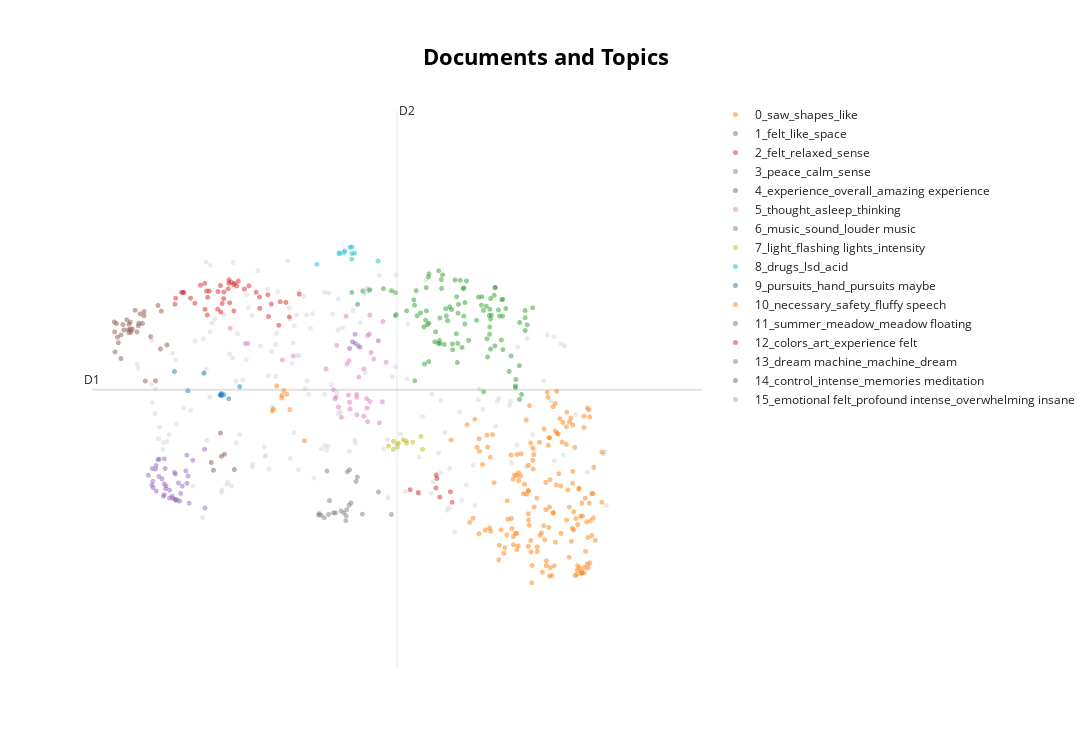

The code cell stored with this chart in its notebook:
### Code cell
topic_model.visualize_documents(docs, 
                                reduced_embeddings=reduced_embeddings,
                                hide_annotations=True, 
                                hide_document_hover=False, 
                                custom_labels=True)

### Figure 1 — Plotly figure (JSON) as saved in the notebook; plotly's stock layout.template omitted (floating-point values rounded to 4 significant figures; data arrays with more than 128 entries replaced by an {"elided": "..."} marker saying what was removed)
{"data": [{"hoverinfo": "text", "hovertext": {"elided": "171 str values"}, "marker": {"color": "#CFD8DC", "opacity": 0.5, "size": 5}, "mode": "markers+text", "name": "other", "showlegend": false, "type": "scattergl", "x": {"elided": "171 float values"}, "y": {"elided": "171 float values"}}, {"hoverinfo": "text", "hovertext": {"elided": "163 str values"}, "marker": {"opacity": 0.5, "size": 5}, "mode": "markers+text", "name": "0_saw_shapes_like", "text": {"elided": "163 str values"}, "textfont": {"size": 12}, "type": "scattergl", "x": {"elided": "163 float values"}, "y": {"elided": "163 float values"}}, {"hoverinfo": "text", "hovertext": ["I saw a map of London, I walked through New York, I was floating in space like a star or angel and floating through my past memories, forgiving myself for having ever felt sad or numb.", "I felt a confusing sense of place, a familiar place, like my grandmother's basement, or a train station, but I couldn't place it.", "My feet feel a bit floaty.", "I felt that God's light shone upon me and that I was going back to the beginning of the universe, the Big Bang, and seeing creatures in microcosm—at a cellular level—as well as planets and stars.", "Felt being pulled through a vortex of time, waiting to awake in a different dimension!", "I felt like people, things, surroundings were closing in on me from all sides and it made me jump and grab my chest.", "It was like flying and crashing through different dimensions.", "I imagine I would go on a similar journey when I transition to the other realms.", "I was hurtling through space and time at a speed I couldn't determine.", "I was in a desert and there were figures moving across the dunes; then I was underwater among the whales.", "I was in another world.", "Then I began to float through a tunnel filled with bright red and blue light into outer space or some other dimension.", "I felt as if I were in outer space or as if I was experiencing a transition after death.", "At the end of the journey, I was back to Earth, floating in dark blue, purple water.", "I wanted to stay in that space and see more of those worlds.", "Me in a spaceship travelling so fast I felt I was leaving my body behind.", "I felt like I was looking across the Universe beyond any realm of experience.", "I felt like I was in my parents' house but couldn't figure out which room.", "Sometimes it felt and looked like wormholes.", "I dreamt myself as a harbinger of the new planet, shaping the world with life and equity.", "My body felt heavy with a sense of sinking down, but at the same time I was flying forward.", "Also, at the end, the depths of the ocean.", "A sense of travelling along a galaxy highway towards the end.", "I thought of the universe; it felt like I was moving, moving to the centre, drawn in.", "Felt like I was on that boat in Charlie and the Chocolate Factory.", "As if taken through alternate realities by an unintelligible but considerate guide!", "Then, all of a sudden, I felt like I was disembodied; a huge wave of euphoria took over, and I felt like I was totally free.", "One was the ocean; another, a house in grass fields near cliffs next to the ocean; another, I was approaching Heaven; and one of the last ones was at Walworth Road.", "Travelling through space.", "Flying through space at incredible speed.", "A portal moving towards me, away from me, through me, fractaling into everything.", "Entry into another universe", "At one point I felt like I was flying.", "The Earth falling into the Sun at least once.", "I felt at one point that I saw someone leave the room (like a dream); also, we all lifted up and spiraled like a waltzer.", "At times it felt like I was back in the womb.", "I also felt like seeing the origin of our galaxy and trying to understand the meaning of life.", "In a web of gold against the dark of the universe, I saw energy, the connection between all things.", "I knew where I was, but felt this strong pull to this other familiar place just beyond my remembering.", "I felt in clouds, holding my breath.", "A sense of expansion, moving towards something.", "It was like I was travelling between dimensions.", "Space, even if I've never been physically there.", "I felt like I experienced the Big Bang and everything since.", "Like I was being dragged along a space portal or tunnel at a very high speed.", "I dissolved into light.", "It kind of felt like dying, reincarnating, and starting life again.", "Feeling like I was transported or moving.", "I then felt like I was in my old house (shared with an ex) and walking on my daily commute towards my old front door.", "I felt like I was walking with my dog.", "Falling and then being lifted through tunnels, I felt I was ascending to the warmth of the sun, and then I saw the waters moving on the face of the earth, covering all, into deepness and outside of time.", "Felt similar to being in an MRI machine.", "It felt like Vasarely was flying my brain through space into the warm sunset.", "I often felt connected to space, as in floating weightless, surrounded by millions of stars.", "It was like riding Willy Wonka's boat through the crazy tunnels in Charlie and the Chocolate Factory.", "When a sense of what is happening seems to arrive, the vision vibrates and the sense leaves.", "My brain automatically reached for the details that prove this wasn't \"real\", and I felt very much present.", "Then I jumped into my own bloodstream; I could see the red blood cells travelling in its flow with me; I could almost feel the warmth of my own blood as I floated and flowed in it.", "A loss of sense of time, images that weren't images.", "Approaching the sun and its heat.", "Felt my body was being lifted and travelling through the universe.", "I was pure and full of electricity.", "I flew over cities and deserts; at one point I was flying close to the ground with a herd of elephants.", "So I dropped into the body to feel more.", "I experienced absolute chaos which mirrors how I'm currently feeling.", "It felt like the circle of life, a soul leaving and returning.", "Felt out of my body—in fact, off planet Earth—like I took a trip into space", "Being in a busy airport waiting area, then landing in Egypt.", "I got lost; my body disappeared and came back.", "I could walk around the room and almost reach out; it felt like I was there in my memory looking back at the places.", "Feeling of motion from floating, looking up at the sky, to looking down beneath me, to flying forwards then backwards through a tunnel.", "Towards the end, I felt like I was slowly floating upwards.", "A sense of moving through a portal, being transported.", "Towards the end, I went to space.", "I was riding a ray of some sort flying over a barren Icelandic desert.", "Reminiscent of 2001 and the stargate.", "At one point, the sky immersed me like I was skydiving again.", "I felt incredibly small, and had the weight of existence over me like a heavy blanket.", "I very suddenly felt like I had been shot into the air, travelling up through time and space.", "I was moved by a wild tide of atomic energy, converging around all of us.", "Then I was spinning through the universe.", "It was as if I was moving through a portal through time and space.", "I was on a rollercoaster into the sun.", "A time and a place that seem to have happened but has yet to come.", "A swim in the deep ocean.", "My arms were weightless, and parts of my body felt distant or unrecognisable.", "The take-off was intense and scary, but at the end I was floating peacefully in orbit with the glow of the Earth below me.", "It crescendoed into a cacophony of sound and light where I reached a state of full awareness.", "I felt like I was on a journey through space riding in a kaleidoscope... it was an out-of-body experience on occasion, and I felt a spinning sensation and like I could see galaxies and star clusters all around my invisible kaleidospacecraft.", "I wish to belong there with someone I really loved and missed...", "Like I was particles or a star emitting light into space.", "Overwhelming, vast space, and I was insignificant.", "Or traveling at great speed through time.", "A bird flying out of the Earth's atmosphere and into space.", "I felt as though I was experiencing the formation of the solar system and the Earth...a place of warmth and light arising out of dust and spinning chaos, suspended in an infinite void."], "marker": {"opacity": 0.5, "size": 5}, "mode": "markers+text", "name": "1_felt_like_space", "text": ["", "", "", "", "", "", "", "", "", "", "", "", "", "", "", "", "", "", "", "", "", "", "", "", "", "", "", "", "", "", "", "", "", "", "", "", "", "", "", "", "", "", "", "", "", "", "", "", "", "", "", "", "", "", "", "", "", "", "", "", "", "", "", "", "", "", "", "", "", "", "", "", "", "", "", "", "", "", "", "", "", "", "", "", "", "", "", "", "", "", "", "", "", "", ""], "textfont": {"size": 12}, "type": "scattergl", "x": [5.706, 5.614, 5.478, 5.554, 5.753, 5.314, 6.074, 5.425, 6.261, 6.218, 6.201, 6.325, 5.304, 6.361, 5.563, 5.912, 5.823, 5.385, 6.36, 5.666, 5.646, 6.346, 6.051, 5.611, 5.89, 6.31, 4.567, 6.182, 6.628, 6.719, 6.217, 6.227, 5.857, 6.652, 5.219, 4.698, 5.614, 5.766, 5.484, 5.632, 5.878, 6.109, 5.692, 5.445, 6.351, 5.827, 4.779, 5.684, 5.455, 5.635, 6.207, 4.636, 5.902, 5.831, 6.218, 5.432, 5.097, 5.6, 5.315, 6.628, 5.836, 5.763, 6.269, 5.485, 5.085, 4.942, 5.451, 6.175, 5.333, 5.344, 5.814, 5.796, 5.899, 6.276, 6.364, 6.563, 5.931, 5.04, 6.113, 5.596, 6.132, 6.166, 6.205, 5.957, 6.46, 5.089, 6.268, 5.482, 5.911, 5.732, 6.209, 5.466, 6.398, 6.628, 5.81], "y": [12.39, 12.43, 13.04, 12.08, 12.56, 12.62, 12.74, 12.3, 12.77, 11.97, 12.47, 12.46, 12.7, 12.71, 12.23, 12.66, 11.77, 12.51, 12.46, 12.04, 13.07, 12.11, 12.4, 12.1, 12.87, 12.55, 12.81, 11.86, 12.54, 12.59, 12.42, 12.48, 12.99, 12.33, 12.54, 12.83, 12.05, 11.96, 12.36, 13.0, 12.0, 12.62, 12.46, 12.4, 12.7, 12.06, 12.85, 12.57, 12.54, 12.87, 12.3, 12.64, 12.88, 12.5, 12.72, 11.75, 12.49, 13.13, 11.5, 12.25, 12.64, 12.05, 12.02, 13.09, 12.47, 12.87, 12.88, 12.12, 12.84, 12.47, 12.75, 13.0, 12.46, 12.89, 11.96, 12.37, 12.98, 12.84, 12.75, 12.06, 12.55, 12.61, 12.19, 12.1, 11.87, 12.81, 12.88, 11.79, 12.35, 12.6, 12.56, 12.34, 12.58, 12.44, 12.2]}, {"hoverinfo": "text", "hovertext": ["In the end, I felt at home, a deep sense of warm, loving embrace, like being in mother's womb.", "Throughout I felt calm but exalted.", "I left feeling profoundly moved and very tearful.", "I felt relaxed, safe, and excited at the start of the experience.", "It felt like coming home.", "It was comforting, and while I felt small and insignificant, I also felt free and powerful.", "I felt a profound sense of relaxation I have never experienced.", "I feel amazed as I saw a friend from the past who was free by a field on a green hill, which made me weep with joy, and I saw the poverty of my forebears and loved and thanked them.", "I felt hopeful.", "Rather than a negative experience, I felt relief and comforted by it.", "The experience felt almost transformative.", "I felt very peaceful, euphoric, with a sense of wonder and awe.", "I felt warm and cold sensations in my hands at one point and was very relaxed and sleepy by the end.", "It felt close to a religious experience, and profoundly moving and elating.", "I felt we were journeying together.", "It felt like my brain was being massaged.", "I remembered some difficult experiences during, but afterwards I felt euphoric.", "I felt an overwhelming sense of euphoria and love for everyone in the room.", "I was on a journey; I was relaxed and not a bit worried, as if I knew I would be safe.", "No difference between me and what was happening.", "I went back to many hard and mostly beautiful memories without prompting them at all.", "I was a little afraid at first, but it was good to get in touch with my fear and just feel it.", "I worried it might give me a headache, but it didn't.", "It was quite satisfying.", "It made me feel positive and as though something is guiding me.", "I find myself feeling peaceful and present, like back then.", "I was scared at first but calmed down after a while.", "I felt elated and completely peaceful and found myself smiling broadly at these moments.", "It transported me into memories, having a deeper connection than ever before.", "It was very relaxing, and when I fully opened my eyes I felt refreshed and new.", "I was emotionally moved.", "Immense comfort, even when much of the experience was frantic.", "First there was resistance; once this was gone, there was bliss.", "I felt very relaxed and comfortable.", "I think it helped me process some of the trauma I had with drug use.", "I found the experience very moving and emotional.", "I didn't feel in control and wondered how this would be positive.", "I felt a range of emotions; sometimes I wanted to laugh and sometimes I felt more of a deep sexual feeling.", "It's the most comfort I've ever felt, and it was magical.", "I also felt happy and smiled at certain points, which was quite weird.", "I felt a deep connection with humankind and an overwhelming sense of peace.", "Definitely easy to be in the moment.", "As the experience intensified, I felt euphoric and emotional.", "I wonder if it didn't work because I was too tall for the chair."], "marker": {"opacity": 0.5, "size": 5}, "mode": "markers+text", "name": "2_felt_relaxed_sense", "text": ["", "", "", "", "", "", "", "", "", "", "", "", "", "", "", "", "", "", "", "", "", "", "", "", "", "", "", "", "", "", "", "", "", "", "", "", "", "", "", "", "", "", "", ""], "textfont": {"size": 12}, "type": "scattergl", "x": [3.006, 2.873, 3.01, 2.473, 2.767, 3.161, 3.098, 3.131, 2.976, 3.172, 3.043, 3.199, 3.942, 2.972, 3.106, 3.473, 3.027, 3.29, 2.561, 3.825, 2.822, 3.699, 3.611, 2.854, 3.343, 2.841, 3.576, 2.819, 3.431, 2.701, 3.164, 2.464, 3.047, 2.542, 3.106, 2.849, 3.569, 3.715, 2.649, 3.783, 3.219, 2.57, 3.115, 3.471], "y": [12.91, 12.83, 12.52, 12.73, 12.92, 12.93, 12.87, 12.97, 12.83, 12.95, 12.72, 12.91, 12.79, 12.56, 13.0, 12.58, 12.65, 12.86, 12.81, 12.45, 12.56, 12.33, 12.64, 12.74, 12.91, 12.83, 12.45, 12.95, 12.82, 12.65, 12.54, 12.64, 12.82, 12.81, 12.95, 12.48, 12.78, 12.67, 12.73, 12.66, 12.98, 12.81, 12.66, 12.74]}, {"hoverinfo": "text", "hovertext": ["Calm and safe.", "Sometimes wrestling between the two.", "A sense of calm.", "A safe, healthy, groovy drug-free trip.", "A feeling of being in a cocoon, in the womb.", "Being: immersed; calm; and thrilled.", "An incredible sensory experience with a huge feeling of calm and peace.", "Great sense of adventure and well-being; I was the traveler and welcome on their peaceful world.", "Peace\nSunlight\nTrue", "A great sense of calm and belonging.", "Pleasure & intrigue.", "A calm, peaceful state.", "Calm serenity, flashback emotions.", "An intensity of connection, vastness, spaciousness, loving awareness.", "Relaxation, calm, and curiosity.", "Nostalgia and peace.", "A bubbling of freedom.", "Happiness,\nJoy,\nAdventure.", "Peacefulness and guidance.", "Calm and serene and not frightening.", "A feeling of peace and tranquility.", "Joy and relaxation", "A peaceful experience.", "Relaxing and reflective; worries stopped, put in proportion.", "Connection to an inner peace.", "Technology and humans.", "Utter peace and happiness.", "Tess is very calming.", "Amazing sense of peace and positivity.", "Sense of comfort.", "Deep relaxation and a sense of hope.", "Peace, tranquility, joy, stimulation, arousal.", "Overarching truth and love.", "Peace and contentment.", "Chaos and stillness.", "A zen experience", "Life after retirement.", "Optimism and escapism.", "A really pleasant and relaxing sensation.", "Motivation, progress and purpose."], "marker": {"opacity": 0.5, "size": 5}, "mode": "markers+text", "name": "3_peace_calm_sense", "text": ["", "", "", "", "", "", "", "", "", "", "", "", "", "", "", "", "", "", "", "", "", "", "", "", "", "", "", "", "", "", "", "", "", "", "", "", "", "", "", ""], "textfont": {"size": 12}, "type": "scattergl", "x": [2.148, 2.338, 2.274, 2.201, 2.816, 2.677, 2.277, 2.242, 2.338, 2.353, 2.36, 2.337, 2.459, 2.62, 2.506, 2.472, 2.348, 2.441, 2.4, 2.233, 2.312, 2.552, 2.194, 2.47, 2.533, 2.822, 2.19, 2.241, 2.205, 2.4, 2.594, 2.431, 2.469, 2.328, 2.608, 2.263, 2.633, 2.52, 2.605, 2.49], "y": [10.11, 10.35, 10.09, 10.01, 10.49, 10.33, 10.34, 9.869, 9.817, 9.906, 9.948, 9.977, 10.15, 10.09, 9.991, 9.738, 10.2, 9.764, 9.765, 10.2, 10.05, 9.942, 10.2, 10.12, 9.836, 9.619, 9.958, 10.25, 9.923, 9.883, 10.17, 9.793, 9.744, 9.795, 9.985, 10.34, 9.69, 9.722, 10.4, 9.736]}, {"hoverinfo": "text", "hovertext": ["It was a wonderful experience I wasn't expecting.", "Very ecstatic experience that I wished would never end.", "Amazing experience though.", "I came and experienced the experience you set up.", "Lovely experience overall.", "Fascinating experience with great therapeutic potential.", "Lovely experience overall.", "I've visited three times and had a different experience.", "It was a beautiful experience.", "Lots of uncertainty, but it went okay.", "Awesome experience and not what I expected.", "This is my 7th visit.", "This is my second time.", "This is a truly amazing experience.", "Thank you for creating it.", "Overall, it was an amazing experience.", "I wish I could do it again.", "I want to do it again!", "Very interesting experience.", "A perfectly cromulent experience", "Was an interesting experience, and afterward I felt relaxed.", "It is an unique experience I won't forget.", "Awesome experience, so much more than I expected.", "I am amazed; never experienced something equal.", "Thank you; it was very interesting.", "Still a really cool experience!", "I am beyond words...", "My thoughts on this is I felt safe and fun.", "More DMs please!", "Not as good as doing loads of ket but still decent.", "The first one was better because I felt relaxed and I got ideas.", "Overall an enjoyable and relaxing experience.", "Thanks for the experience."], "marker": {"opacity": 0.5, "size": 5}, "mode": "markers+text", "name": "4_experience_overall_amazing experience", "text": ["", "", "", "", "", "", "", "", "", "", "", "", "", "", "", "", "", "", "", "", "", "", "", "", "", "", "", "", "", "", "", "", ""], "textfont": {"size": 12}, "type": "scattergl", "x": [1.958, 2.029, 1.768, 1.822, 1.916, 2.112, 1.845, 1.748, 2.035, 2.098, 1.857, 1.919, 2.012, 1.907, 1.751, 1.935, 2.369, 2.292, 1.791, 1.891, 2.097, 1.943, 1.932, 2.078, 1.821, 1.743, 2.176, 2.262, 2.233, 2.051, 2.303, 1.991, 1.781], "y": [12.27, 12.32, 12.35, 12.18, 12.34, 11.5, 12.34, 12.23, 12.36, 12.53, 12.26, 12.21, 12.23, 12.26, 11.93, 12.37, 12.03, 11.97, 12.07, 12.41, 12.47, 12.23, 12.27, 12.35, 11.83, 12.37, 12.16, 12.62, 11.5, 12.49, 12.54, 12.55, 12.15]}, {"hoverinfo": "text", "hovertext": ["I did not have profound thoughts during the experience but rather almost fell asleep in a dreamlike way.", "Similar stuff to what I normally think about.", "I was aware when I started to follow my train of thought I was maybe going deeper into myself and I didn't see as much of the imagery as when I was concentrating on the colours and the shapes.", "I am also dyslexic, and it was interesting to experience as a neurodivergent-brained person.", "But then I just dozed off.", "And then my mind checked out and my subconscious took over and started talking.", "I had short dreams.", "As the lights started and gradually built, I moved between states of mindfulness and being distracted by everyday thoughts.", "I also felt sleep for a bit and I was thinking of my partner, who I could visualize.", "If I do, I will try and meditate beforehand as I still had racing thoughts interrupting me.", "Thought about how I was feeling and that there were people around me and how it made me feel vulnerable.", "I spent a lot of time thinking about the way I experience the world sensorily and whether it is 'normal' compared to other people.", "I found myself lost in thought near the end, and stopped being aware of visual experience and just thought about stuff.", "I thought throughout I was visualising my own body, specifically my head.", "But then I found I could shut it out if I wanted and was able to relax—almost falling asleep at times.", "Also same with unsuccessfully trying to fall asleep during an insomnia period.", "I was very conscious of my mind thinking about stopping thinking; in the end, that was funny.", "Thought of how amazing my mind is to make up all those colors, shapes, and images.", "The sensation was very strong, and I struggled to find the memory that matched the feeling.", "I think when it became overwhelming my brain would cut to normal thoughts, e.g., like what I need to buy from the shop for dinner.", "I realised any interaction had been quite short as my consciousness had drifted into the early stages in which the sandman cometh, where my brain's alpha waves quickly displaced the externally generated momentary visions with the garbled, messy, free association of non-sensical stories that act as the scent kindling of dreams.", "I was put in a dreamlike, semiconscious state, the sensation when you are not quite asleep, coming into wakefulness, and dreaming of real things, conversations.", "Felt like dreaming; I did dream a little.", "My eyes wouldn't stop watering, so that kept my mind occupied.", "I found my thoughts developing into stories and images while my eyes were closed.", "Dreaming while awake—flashes of random places I have been.", "My mind sometimes was very active and overthinking, but I actually have no memory of what.", "I felt like I drifted in and out of consciousness, but never opened my eyes.", "It was so deep I was unsure if I was totally conscious.", "I didn't know whether I was asleep or awake.", "I kept thinking about a game of football I played on Tuesday and how I was hyper-aware of my eyes, if they had something in them or something that might pull me away from the experience.", "Thought about God."], "marker": {"opacity": 0.5, "size": 5}, "mode": "markers+text", "name": "5_thought_asleep_thinking", "text": ["", "", "", "", "", "", "", "", "", "", "", "", "", "", "", "", "", "", "", "", "", "", "", "", "", "", "", "", "", "", "", ""], "textfont": {"size": 12}, "type": "scattergl", "x": [4.388, 4.625, 4.755, 4.443, 4.509, 4.651, 4.828, 4.546, 4.536, 4.379, 4.368, 4.627, 4.71, 4.93, 4.349, 4.262, 4.748, 4.894, 4.499, 4.527, 4.709, 4.755, 4.795, 4.41, 4.624, 4.975, 4.743, 4.937, 4.782, 4.778, 4.782, 4.539], "y": [12.03, 11.26, 10.9, 10.96, 11.75, 11.56, 11.82, 11.08, 11.8, 11.26, 11.24, 11.0, 10.98, 11.19, 11.37, 11.68, 11.1, 10.88, 12.46, 11.29, 11.68, 12.17, 11.92, 11.11, 11.3, 11.78, 11.24, 12.38, 12.48, 12.2, 11.2, 11.18]}, {"hoverinfo": "text", "hovertext": ["I became the music and the music became me, and we were floating and flying in a multidimensional kaleidoscope of the most beautiful geometry, symmetry, and colour.", "The music especially was on par with how one perceives sound during an actual trip.", "Sound created the visuals and created a pattern of energy movement across my body.", "Relaxing and patterned music", "I couldn't be totally immersed because I suffer from tinnitus and no matter what, it's always a distraction.", "I tended to shift between focusing on the sound or the colors.", "I heard various music patterns, different speeds and high and low notes.", "Like this—music is a very visual thing.", "Stimulation and relaxation within the music and light.", "I had a memory from my childhood of spending lots of time staring at the Windows Media Player audio visualizer while listening to songs I liked and how that seemed amazing at the time.", "The louder the music, the better.", "The music is calming and surreal.", "I couldn't help thinking what would happen with a drum beat, maybe allow some non-euro music in, much as I love John Hopkins.", "The music seemed to build to a crescendo near the end of the session and then move into a slower, calming sequence.", "Flashing patterns and music distracted from linear or rational thinking, so I just sat back and enjoyed the sensory pleasure of colours and music.", "And then, oddly, Robbie Williams!", "I saw the most colourful mandalas keeping pace with the beats in perfect synchronicity.", "Helpful and positive ambient sounds.", "I really enjoyed the music; it was very Zen.", "The best bit was taking in the feelings of the music and gliding with it and morphing those visions according to how you feel about the music.", "I also felt like I wanted the experience to be more intense—much louder music, and the most intense part of the lighting pattern repeated for longer.", "It was like having your eyes open throughout and yet totally enveloped in the sound.", "Aware of the music throughout and changing rhythms and tones."], "marker": {"opacity": 0.5, "size": 5}, "mode": "markers+text", "name": "6_music_sound_louder music", "text": ["", "", "", "", "", "", "", "", "", "", "", "", "", "", "", "", "", "", "", "", "", "", ""], "textfont": {"size": 12}, "type": "scattergl", "x": [4.884, 4.44, 4.633, 4.24, 4.271, 4.54, 4.496, 4.506, 4.171, 4.558, 4.202, 4.291, 4.5, 4.373, 4.514, 4.693, 5.037, 4.181, 4.349, 4.535, 4.302, 4.619, 4.472], "y": [9.856, 9.575, 10.08, 9.475, 10.17, 10.18, 9.431, 9.594, 9.515, 9.695, 9.512, 9.524, 9.503, 9.546, 10.15, 9.527, 9.523, 9.535, 9.548, 9.659, 9.73, 10.01, 9.548]}, {"hoverinfo": "text", "hovertext": ["Personally, it was hard for me to find peace with the intensity of the bright light.", "The moments without the flashing lights were blissful.", "I felt both relaxed but also stimulated; the brightness and frequency of the flickering felt like I was being attacked, yet I never felt scared or weak.", "Changes in intensity of the experience when I focused compared to when the light was across my whole peripheral vision.", "I would prefer to use my hands to shield from the light.", "I felt sleepy and a bit anxious at times due to the speed of the flashing lights.", "I experienced different states depending on the lighting—darkness and constant light made me feel relaxed, but the first two levels of strobing made me feel partly overwhelmed and anxious.", "I found the flashing lights a little intense, but the eye mask worked well for me during those times.", "I could feel some sort of physical effect/stress or pressure on the front of my brain, on my face, that almost felt as if it was taking a hit from each pulse of light.", "Bright light was a bit hurting, but the overall experience was amazing.", "I would have liked a slight diffusion on the light or something to keep my eyes shut; the intensity was demanding me to open my eyes.", "I found the eye mask uncomfortable on my forehead, so I took it off."], "marker": {"opacity": 0.5, "size": 5}, "mode": "markers+text", "name": "7_light_flashing lights_intensity", "text": ["", "", "", "", "", "", "", "", "", "", "", ""], "textfont": {"size": 12}, "type": "scattergl", "x": [5.063, 5.106, 5.121, 5.407, 5.062, 5.211, 5.005, 5.219, 5.39, 5.109, 5.178, 5.291], "y": [10.61, 10.57, 10.58, 10.49, 10.49, 10.61, 10.54, 10.58, 10.68, 10.52, 10.63, 10.59]}, {"hoverinfo": "text", "hovertext": ["Was like taking hallucinogenic drugs when I was younger.", "Having had many psychedelic experiences over many years, it was tame.", "Closest sober experience (and to be honest, better) than psychedelics.", "Having taken hallucinogens in the past, it lacked a narrative and an emotional connection comparatively—the scientific nature of the presentation perhaps cutting one off from an emotional and spiritual potential, although this is probably highly subjective.", "Like I was on an LSD trip, an out-of-body sensation when I am on drugs.", "This is exactly how I remember being on LSD, without the scary parts.", "That was like acid", "Like being on acid or DMT but safer!!", "The closest thing I'll ever experience to being on drugs.", "Absolutely tripped away.", "I participated in a psychedelic trial of DMT 7 months ago and this experience took me back to that."], "marker": {"opacity": 0.5, "size": 5}, "mode": "markers+text", "name": "8_drugs_lsd_acid", "text": ["", "", "", "", "", "", "", "", "", "", ""], "textfont": {"size": 12}, "type": "scattergl", "x": [4.568, 4.424, 4.484, 4.414, 4.879, 4.601, 4.57, 4.545, 4.471, 4.152, 4.565], "y": [13.39, 13.39, 13.43, 13.4, 13.28, 13.39, 13.48, 13.48, 13.4, 13.23, 13.3]}, {"hoverinfo": "text", "hovertext": ["It might be an idea to have a box of tissues in the reflection room.", "I would rather engage the body and work on the somatic aspect of it.", "This would be a great therapy to teach mindfulness and train people to still their thoughts.", "The meditative part was nice; perhaps take the intro time up with a brief overview of the history of these pursuits, maybe a bit of science and lose the faux hand-holding.", "Everyone should try.", "Would love an experience with continual stimulation without breaks to see how the images evolve.", "Would like to try it for a couple of hours.", "They should ban people who cough.", "The meditative part was nice; perhaps take the intro time up with a brief overview of the history of these pursuits, maybe a bit of science and lose the faux hand-holding.", "Breathing exercise:\nIt would help if the staff could show us how to do it so we could copy them."], "marker": {"opacity": 0.5, "size": 5}, "mode": "markers+text", "name": "9_pursuits_hand_pursuits maybe", "text": ["", "", "", "", "", "", "", "", "", ""], "textfont": {"size": 12}, "type": "scattergl", "x": [3.104, 3.016, 3.013, 3.018, 2.813, 2.617, 2.459, 3.234, 3.046, 3.0], "y": [11.24, 11.28, 11.3, 11.32, 11.62, 11.36, 11.64, 11.42, 11.3, 11.29]}, {"hoverinfo": "text", "hovertext": ["It enhanced the patterns and made it feel like a journey.", "I wanted to engage more; it annoyed me when it started and stopped as my brain was developing themes.", "I at times felt a concern that the experience would end too soon.", "The way it was delivered was too fast and too long; it wasn't with my rhythm.", "In some sense it was tiring.", "The visuals were pretty fun though.", "I thought the fluffy speech and overwritten health and safety aspect broke any sense of adventure or departure; was it really necessary?", "I thought the fluffy speech and overwritten health and safety aspect broke any sense of adventure or departure; was it really necessary?", "It was exhausting in a similar way, though."], "marker": {"opacity": 0.5, "size": 5}, "mode": "markers+text", "name": "10_necessary_safety_fluffy speech", "text": ["", "", "", "", "", "", "", "", ""], "textfont": {"size": 12}, "type": "scattergl", "x": [4.003, 3.831, 3.673, 3.736, 3.795, 3.734, 3.621, 3.637, 3.76], "y": [10.61, 11.08, 11.43, 11.29, 11.3, 11.25, 11.05, 11.08, 11.36]}, {"hoverinfo": "text", "hovertext": ["A sun covered in creamy milk.", "Floating in the air and travelling in the universe; flowers blooming.", "Bright blue skies.", "Falling snow, peaceful, lost in a cornfield, staring through a tunnel, scared.", "A girl in summer.", "A wheat field.", "A summer meadow.", "A vast desert of dunes."], "marker": {"opacity": 0.5, "size": 5}, "mode": "markers+text", "name": "11_summer_meadow_meadow floating", "text": ["", "", "", "", "", "", "", ""], "textfont": {"size": 12}, "type": "scattergl", "x": [6.559, 6.438, 6.561, 6.135, 6.519, 6.513, 6.512, 6.585], "y": [11.73, 11.64, 11.23, 11.34, 11.52, 11.43, 11.4, 11.3]}, {"hoverinfo": "text", "hovertext": ["The experience felt like a new form of art in which the individual is the host of their own unique experience.", "Some physical discomfort; amazing patterns; intense colours; yearning; desire to see more; questions.", "Lots of visuals, but towards the end, people I love and ancestors, some I did not previously know; these were then apparent to be within an eye.", "The vast colours my brain generated were as impressive as an art gallery.", "Colors, patterns, and a sense of awe that my brain and light were creating such powerful hallucinations.", "A totally immersive experience; it felt like I was inside my very own kaleidoscope.", "Whole spectrum of colors and shapes, some colors never seen before, all of them moving in many directions, piercing through my body and mind.", "A direct experience of our infinite creativity."], "marker": {"opacity": 0.5, "size": 5}, "mode": "markers+text", "name": "12_colors_art_experience felt", "text": ["", "", "", "", "", "", "", ""], "textfont": {"size": 12}, "type": "scattergl", "x": [5.261, 5.612, 5.579, 5.761, 5.568, 5.571, 5.74, 5.357], "y": [9.89, 9.78, 10.06, 9.704, 9.916, 10.11, 9.86, 9.848]}, {"hoverinfo": "text", "hovertext": ["Dream Machine is an unforgettable, magical, and life-affirming experience.", "It was a bit too cold for me in the Dreammachine, especially as we were not moving.", "I will return in my own time without the help of the dream machine.", "Overall, I enjoyed the Dream Machine; I can still feel stillness and some feeling of bliss.", "The Dream Machine has put me in quite a strange but amazing mood, and I want to catch that while it's still there.", "A wild experience; I could have stayed in the dreamachine all day.", "It is quite echoey in the Dreammachine, and I could hear someone snoring, and when staff were opening & shutting the door near the beginning and end."], "marker": {"opacity": 0.5, "size": 5}, "mode": "markers+text", "name": "13_dream machine_machine_dream", "text": ["", "", "", "", "", "", ""], "textfont": {"size": 12}, "type": "scattergl", "x": [4.643, 4.606, 4.883, 4.575, 4.541, 4.608, 4.665], "y": [12.02, 12.19, 12.1, 12.08, 11.98, 12.06, 12.0]}, {"hoverinfo": "text", "hovertext": ["And a sense of really being inside my head.", "Curiosity; want to control but unable; intense when orange.", "Intense connection with my body and surroundings.", "An emotional and somatic understanding that control has no place here.", "The sensory is overwhelming and powerful.", "Memories, meditation, swimming, weightlessness, space."], "marker": {"opacity": 0.5, "size": 5}, "mode": "markers+text", "name": "14_control_intense_memories meditation", "text": ["", "", "", "", "", ""], "textfont": {"size": 12}, "type": "scattergl", "x": [3.018, 2.897, 3.053, 2.922, 3.005, 3.171], "y": [10.39, 10.29, 10.42, 10.18, 10.73, 10.19]}, {"hoverinfo": "text", "hovertext": ["It was very emotional.", "It was bigger, more profound, but almost intense.", "Sometimes it felt overwhelming.", "It was insane.", "Struggled to let go."], "marker": {"opacity": 0.5, "size": 5}, "mode": "markers+text", "name": "15_emotional felt_profound intense_overwhelming insane", "text": ["", "", "", "", ""], "textfont": {"size": 12}, "type": "scattergl", "x": [3.123, 3.331, 3.871, 3.302, 3.741], "y": [12.28, 12.06, 11.87, 12.05, 11.81]}], "layout": {"annotations": [{"showarrow": false, "text": "D1", "x": 1.482, "y": 11.37, "yshift": 10}, {"showarrow": false, "text": "D2", "x": 5.106, "xshift": 10, "y": 15.51}], "height": 750, "shapes": [{"line": {"color": "#CFD8DC", "width": 2}, "type": "line", "x0": 5.106, "x1": 5.106, "y0": 7.234, "y1": 15.51}, {"line": {"color": "#9E9E9E", "width": 2}, "type": "line", "x0": 1.482, "x1": 8.731, "y0": 11.37, "y1": 11.37}], "title": {"font": {"color": "Black", "size": 22}, "text": "<b>Documents and Topics</b>", "x": 0.5, "xanchor": "center", "yanchor": "top"}, "width": 1200, "xaxis": {"visible": false}, "yaxis": {"visible": false}}}
